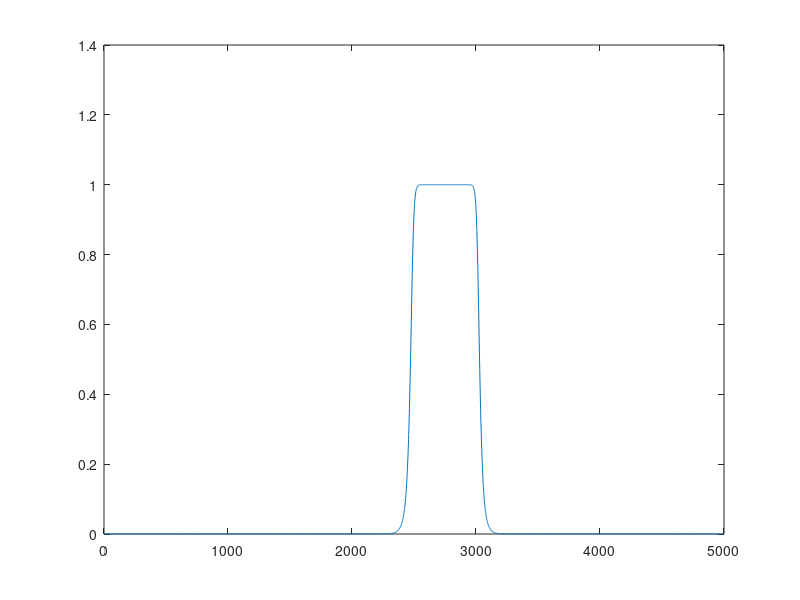
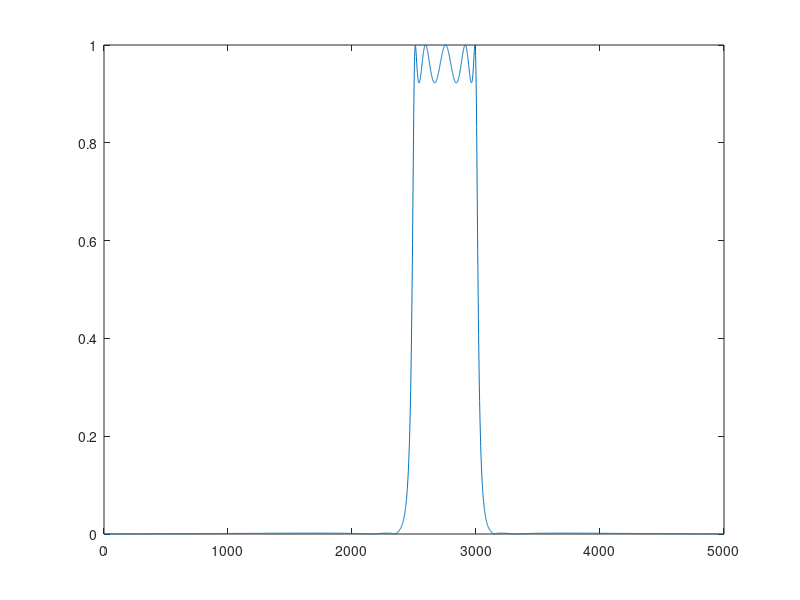

Write MATLAB code to recreate these figures, in order.

%pasabanda con frec de corte de 2500 y 3000.
% atenuacion maxima en banda de paso 0.7 dB
% atenuacion minima en banda rechazo 55 dB
% Banda de transicion < 200 Hz
% frec senales = 10kHz


fm = 10000;
fmax = fm/2;
f1 = 2500;
f2 = 3000;
delta = 200;
at_max = 0.7;
at_min = 55;
pasos = fmax;


[n_butter, Wc_butter] = buttord([f1/fmax f2/fmax],[(f1-delta)/fmax (f2+delta)/fmax], at_max, at_min);
n_butter
[b_butter, a_butter] = butter(n_butter, Wc_butter);

[n_cheb1, w_cheb1] = cheb1ord([f1/fmax f2/fmax], [(f1-delta)/fmax (f2+delta)/fmax], at_max, at_min);
n_cheb1
[b_cheb1, a_cheb1] = cheby1(n_cheb1, at_max, w_cheb1);

[n_cheb2, w_cheb2] = cheb2ord([f1/fmax f2/fmax], [(f1-delta)/fmax (f2+delta)/fmax], at_max, at_min);
n_cheb2
[b_cheb2, a_cheb2] = cheby2(n_cheb2, at_min, w_cheb2);

[n_ellip, Wc_ellip] = ellipord([f1/fmax f2/fmax],[(f1-delta)/fmax (f2+delta)/fmax], at_max, at_min);
n_ellip
[b_ellip, a_ellip] = ellip(n_ellip, at_max, at_min, Wc_ellip);

figure(1); plot(abs(freqz(b_butter,a_butter,pasos)));
%figure(2); plot(abs(freqz(b_cheb1,a_cheb1,pasos)));
%figure(3); plot(abs(freqz(b_cheb2,a_cheb2,pasos)));
figure(4); plot(abs(freqz(b_ellip,a_ellip,pasos)));
pause;
